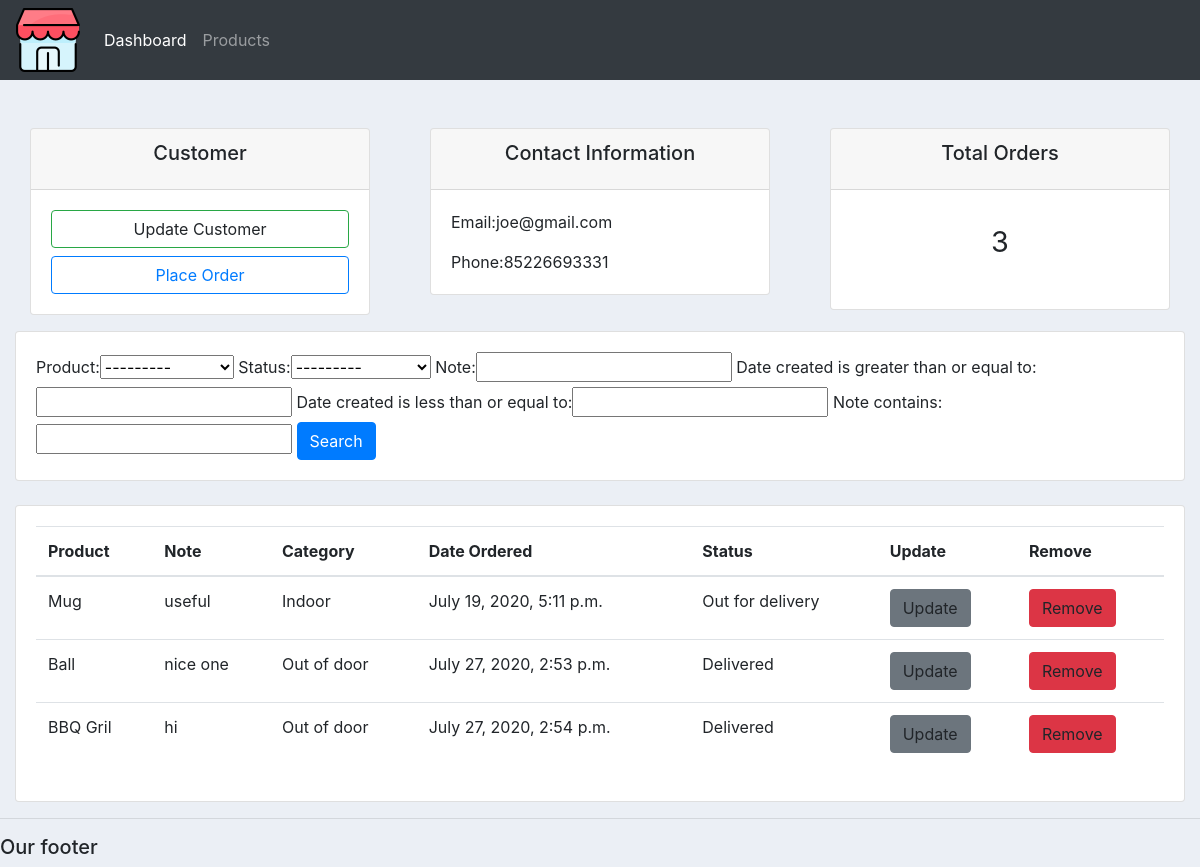
The app's page /customer/1/ with its own data.
### accounts/models.py (models this page shows, shortened)
class Customer(models.Model):
    name = models.CharField(max_length=200, null=True)
    phone =models.CharField(max_length=200)
    email = models.CharField(max_length=200)
    date_created = models.DateTimeField(auto_now_add=True, null=True)

class Order(models.Model):
    STATUS = (
        ('Pending','Pending'),
        ('Out for delivery', 'Out for delivery'),
        ('Delivered','Delivered')
    )
    customer = models.ForeignKey(Customer, null=True, on_delete = models.SET_NULL)
    product = models.ForeignKey(Product, null=True,on_delete=models.SET_NULL)
    date_created = models.DateTimeField(auto_now_add=True, null=True)
    status = models.CharField(max_length=200, null=True, choices=STATUS)
    note = models.CharField(max_length=1000, null=True)

class Product(models.Model):
    CATEGORYS = (
        ('Indoor','Indoor'),
        ('Out of door','Out of door')
    )
    name = models.CharField(max_length=200, null=True)
    price = models.FloatField(null=True)
    category = models.CharField(max_length=200, null=True, choices=CATEGORYS)
    description = models.CharField(max_length=200, null=True, blank=True)
    date_created = models.DateTimeField(auto_now_add=True, null=True)
    tags = models.ManyToManyField(Tag)
    def __str__(self):
        return self.name + "-" + str(self.price)

### accounts/views.py (the view)
# urls.py: path('customer/<str:pk>/', views.customer, name="customer"),
def customer(request,pk):
    customer = Customer.objects.get(id=pk)
    orders = customer.order_set.all()
    orders_count = orders.count()
    myFilter = OrderFilter(request.GET, queryset=orders)
    orders = myFilter.qs
    context = {'customer':customer,'orders':orders,'orders_count':orders_count,'myFilter':myFilter}
    return render(request, 'accounts/customer.html', context)

### accounts/templates/accounts/customer.html
{% extends 'accounts/main.html' %}
{% block content %}
<br>
<br>
<div class="row">
    <div class="col">
        <div class="col">
            <div class="card  mb-3"  >
                <div class="card-header">
                    <h5 class="card-title text-center">Customer</h5>
                </div>
                <div class="card-body">
                  <p class="card-text">
                    <a  class="btn btn-outline-success btn-block" >Update Customer</a>
                    <a href="{% url 'create_order' customer.id %}" class="btn btn-outline-primary btn-block">Place Order</a>
                  </p>
                </div>
            </div>
        </div>
    </div>
    <div class="col">
        <div class="col">
            <div class="card    mb-3"  >
                <div class="card-header">
                    <h5 class="card-title text-center">Contact Information</h5>
                </div>
                <div class="card-body">
                    <p class="card-text">Email:{{customer.email}}</p>
                    <p class="card-text">Phone:{{customer.phone}}</p>
                </div>
            </div>
        </div>
    </div>
    <div class="col">
        <div class="col">
            <div class="card  mb-3"  >
                <div class="card-header text-center">
                    <h5 class="card-title">Total Orders</h5>
                </div>
                <div class="card-body">
                 <p style="text-align: center;padding: 10px;font-size: 1.8rem;" >{{orders_count}}</p>
                </div>
            </div>
        </div>
    </div>
</div>
<div class="row">
    <div class="col">
        <div class="card card-body ">
            <form method="get">
                {{myFilter.form}}
                <button  class="btn btn-primary" type="submit">Search</button>
            </form>
        </div>
    </div>
</div>
<br>
<div class="row">
    <div class="col">
        <div class="card card-body">
            <table class="table">
                <thead>
                  <tr>
                    <th scope="col">Product</th>
                    <th>Note</th>
                    <th scope="col">Category</th>
                    <th scope="col">Date Ordered</th>
                    <th scope="col">Status</th>
                    <th scope="col">Update</th>
                    <th scope="col">Remove</th>
                  </tr>
                </thead>
                <tbody>
                  {% for order in orders %}
                  <tr>
                     <td>{{order.product.name}}</td>
                     <td>{{order.note}}</td>
                     <td>{{order.product.category}}</td>
                     <td>{{order.date_created}}</td>
                     <td>{{order.status}}</td>
                     <td><a  class="btn btn-secondary">Update</a></td>
                     <td><a  class="btn btn-danger">Remove</a></td>
                  </tr>
                  {% endfor %}
                </tbody>
              </table>
        </div>
    </div>
</div>
{% endblock %}

### static/css/main.css (style rules this page uses)
body { background-color: #ebeff5; }

### records on screen
Customer: email "joe@gmail.com", phone "85226693331"
Order: product.name "Mug", note "useful", product.category "Indoor", date_created "July 19, 2020, 5:11 p.m.", status "Out for delivery"
Order: product.name "Ball", note "nice one", product.category "Out of door", date_created "July 27, 2020, 2:53 p.m.", status "Delivered"
Order: product.name "BBQ Gril", note "hi", product.category "Out of door", date_created "July 27, 2020, 2:54 p.m.", status "Delivered"

### other values on screen
{{ orders_count }} "3"
